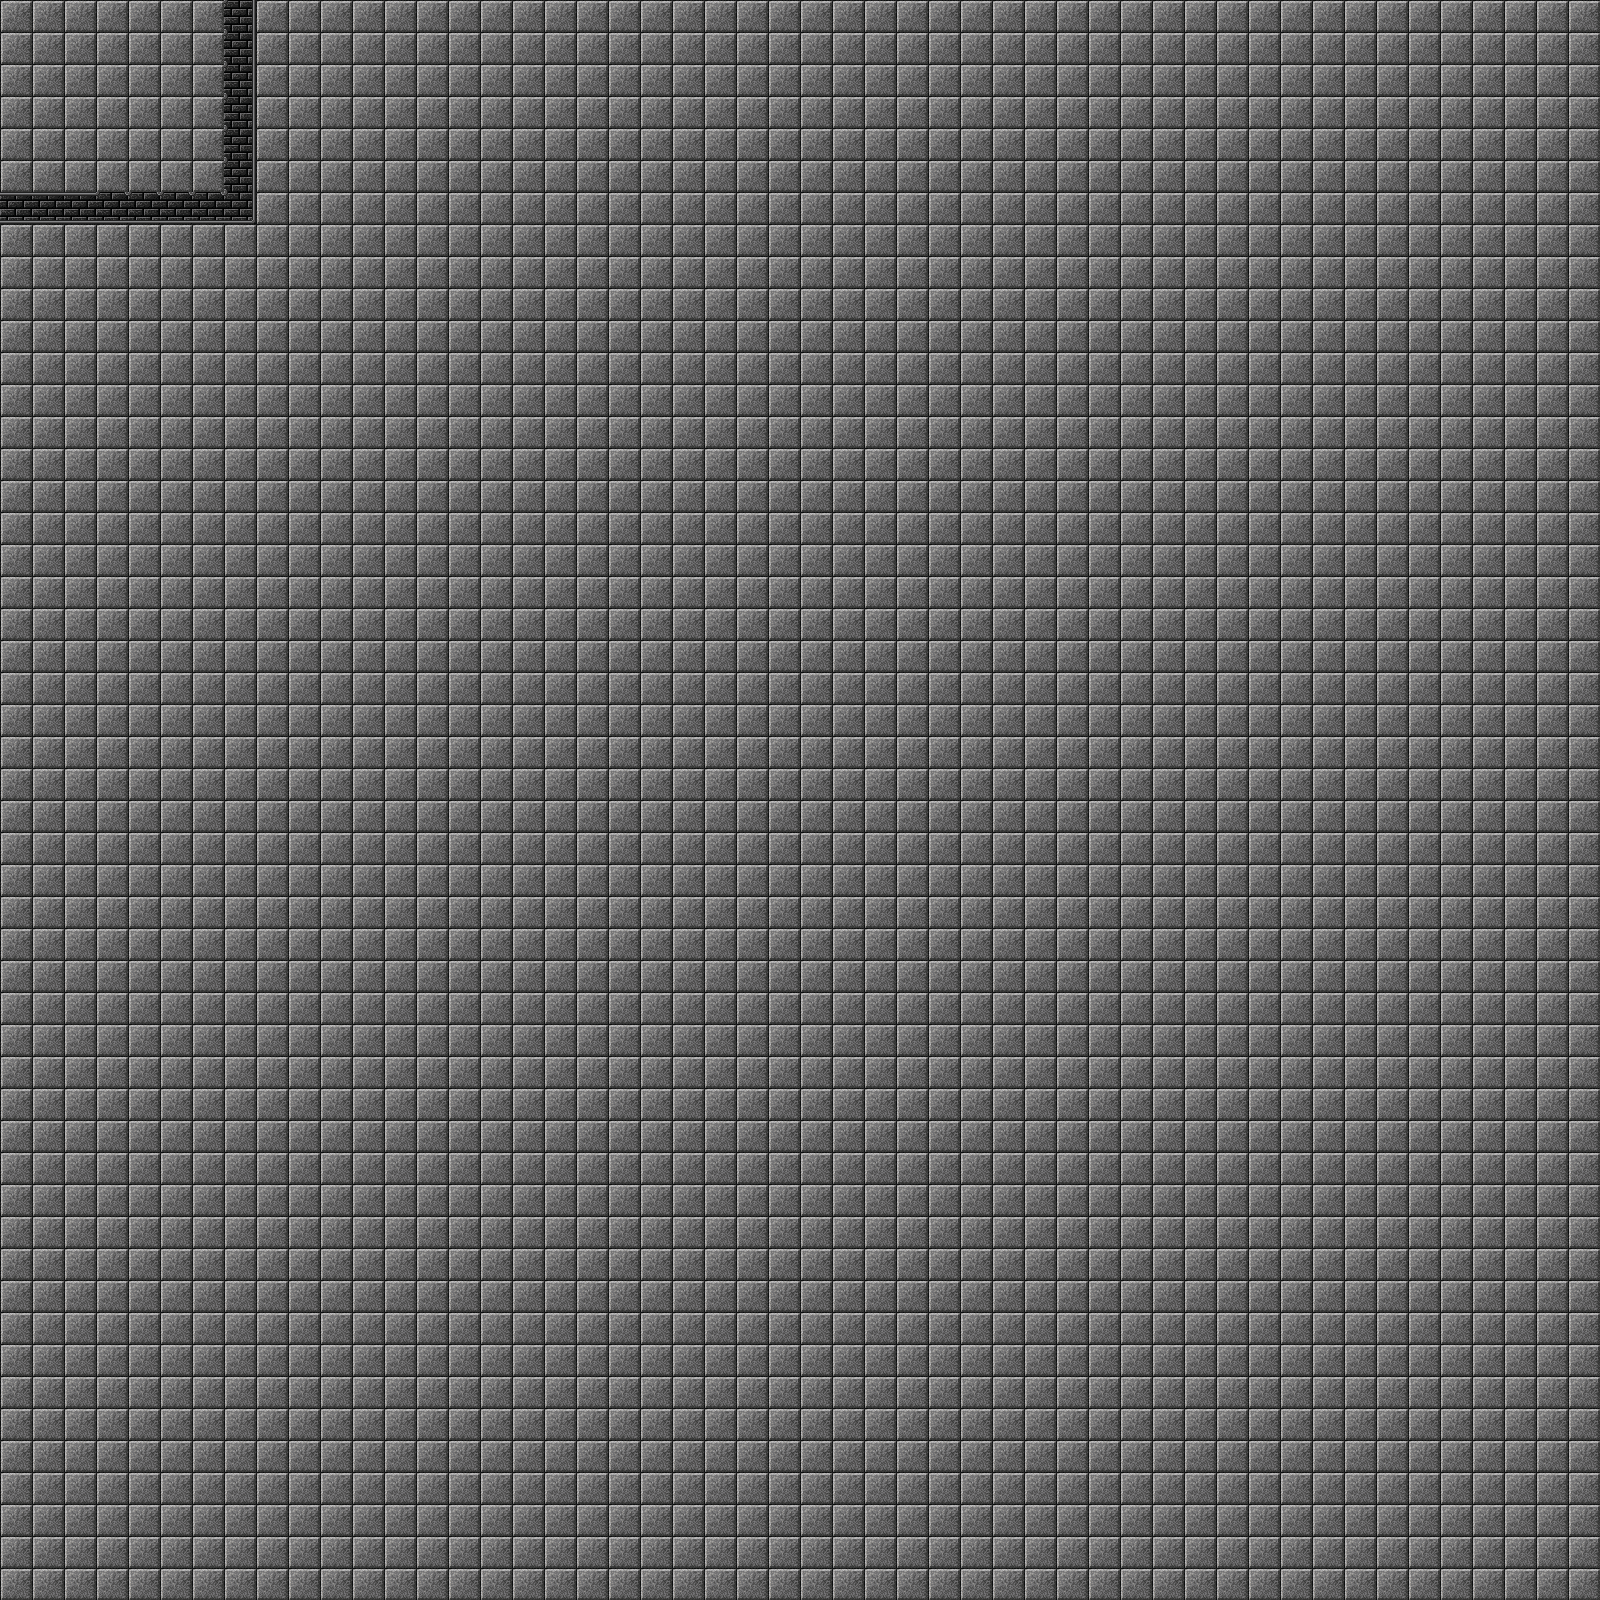

A level layout from a 2D game, rendered from its tile map. Below: a short description, then the map file with tile-grid data replaced by summaries:
An orthogonal 50x50 tile map with 32x32 px tiles, 2 tile layers (Tile Layer 1, Objects).

<map version="1.0" orientation="orthogonal" renderorder="right-down" width="50" height="50" tilewidth="32" tileheight="32" nextobjectid="1">
 <tileset firstgid="1" name="Dungeon-Tile-Mapper" tilewidth="32" tileheight="32" tilecount="75" columns="15">
  <image source="Dungeon-Tile-Mapper.png" width="480" height="160" />
 </tileset>
 <layer name="Tile Layer 1" width="50" height="50">
  <data>[2500 cells, 2500 non-empty, 1 distinct tile ids]</data>
 </layer>
 <layer name="Objects" width="50" height="50">
  <data>[2500 cells, 14 non-empty, 4 distinct tile ids]</data>
 </layer>
</map>
